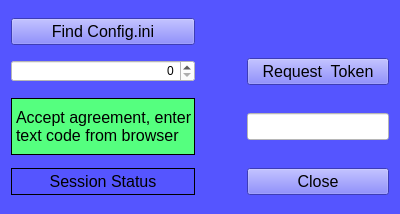
<?xml version="1.0" encoding="UTF-8"?>
<ui version="4.0">
 <class>oauthWgt</class>
 <widget class="QWidget" name="oauthWgt">
  <property name="windowModality">
   <enum>Qt::ApplicationModal</enum>
  </property>
  <property name="geometry">
   <rect>
    <x>0</x>
    <y>0</y>
    <width>400</width>
    <height>214</height>
   </rect>
  </property>
  <property name="windowTitle">
   <string>oauthWgt</string>
  </property>
  <property name="autoFillBackground">
   <bool>false</bool>
  </property>
  <property name="styleSheet">
   <string notr="true">background-color: rgb(85, 85, 255);</string>
  </property>
  <layout class="QGridLayout" name="gridLayout" columnstretch="20,5,0">
   <item row="0" column="0">
    <widget class="QPushButton" name="pushButton_cfg">
     <property name="font">
      <font>
       <pointsize>12</pointsize>
      </font>
     </property>
     <property name="text">
      <string>Find Config.ini</string>
     </property>
    </widget>
   </item>
   <item row="3" column="2">
    <widget class="QLineEdit" name="lineEdit_code">
     <property name="font">
      <font>
       <pointsize>12</pointsize>
      </font>
     </property>
     <property name="layoutDirection">
      <enum>Qt::LeftToRight</enum>
     </property>
     <property name="styleSheet">
      <string notr="true">background-color: rgb(255, 255, 255);</string>
     </property>
     <property name="frame">
      <bool>true</bool>
     </property>
     <property name="alignment">
      <set>Qt::AlignRight|Qt::AlignTrailing|Qt::AlignVCenter</set>
     </property>
    </widget>
   </item>
   <item row="2" column="0">
    <widget class="stringSpinBox" name="spinBox_ckey">
     <property name="styleSheet">
      <string notr="true">background-color: rgb(255, 255, 255);</string>
     </property>
     <property name="alignment">
      <set>Qt::AlignRight|Qt::AlignTrailing|Qt::AlignVCenter</set>
     </property>
    </widget>
   </item>
   <item row="4" column="0">
    <widget class="QLabel" name="label_stat">
     <property name="font">
      <font>
       <pointsize>12</pointsize>
      </font>
     </property>
     <property name="frameShape">
      <enum>QFrame::Box</enum>
     </property>
     <property name="text">
      <string>Session Status</string>
     </property>
     <property name="alignment">
      <set>Qt::AlignCenter</set>
     </property>
    </widget>
   </item>
   <item row="2" column="2">
    <widget class="QPushButton" name="pushButton_start">
     <property name="font">
      <font>
       <pointsize>12</pointsize>
      </font>
     </property>
     <property name="text">
      <string>Request  Token</string>
     </property>
    </widget>
   </item>
   <item row="4" column="2">
    <widget class="QPushButton" name="pushButton_close">
     <property name="font">
      <font>
       <pointsize>12</pointsize>
      </font>
     </property>
     <property name="text">
      <string>Close</string>
     </property>
    </widget>
   </item>
   <item row="3" column="0">
    <widget class="QLabel" name="label">
     <property name="font">
      <font>
       <pointsize>12</pointsize>
      </font>
     </property>
     <property name="styleSheet">
      <string notr="true">background-color: rgb(85, 255, 127);</string>
     </property>
     <property name="frameShape">
      <enum>QFrame::Box</enum>
     </property>
     <property name="text">
      <string>Accept agreement, enter text code from browser </string>
     </property>
     <property name="wordWrap">
      <bool>true</bool>
     </property>
    </widget>
   </item>
  </layout>
 </widget>
 <customwidgets>
  <customwidget>
   <class>stringSpinBox</class>
   <extends>QSpinBox</extends>
   <header location="global">stringSpinBox</header>
  </customwidget>
 </customwidgets>
 <resources/>
 <connections/>
</ui>
